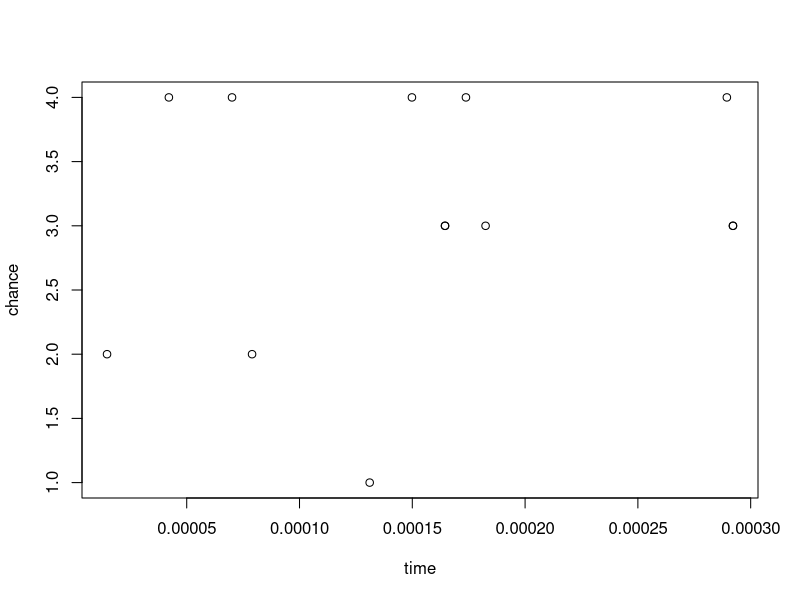

Write R code to recreate this figure.
rpi <- read.csv('possesion_event_d1_rpi.csv', fileEncoding="UTF-8-BOM")
rpia <- rpi$RPIA
rpib <- rpi$RPIB
rpiduration <- rpi$duration
oppo <- read.csv('possesion_event_d1_oppo.csv', fileEncoding="UTF-8-BOM")
oppoa <- oppo$OPPOA
oppob <- oppo$OPPOB
oppoduration <- oppo$duration
shot_for <- read.csv('possesion_event_d1_for.csv', fileEncoding="UTF-8-BOM")
forchance <- matrix(shot_for$Chance)
shot_for <- shot_for$Shot_for
shot_against <- read.csv('possesion_event_d1_against.csv', fileEncoding="UTF-8-BOM")
againstchance <- matrix(shot_against$Chance)
shot_against <- shot_against$Shot_against

formatrix <- matrix(nrow = 11, ncol = 2)
f <- 0
for (i in (1:length(shot_for)))
{
  for ( j in (1:length(rpia)))
  {
    if (rpia[j] < shot_for[i] && rpib[j] > shot_for[i])
    {
      f <- f + 1
      formatrix[f, 1] = rpiduration[j]
      if (forchance[i] == 'no')
      {
        formatrix[f, 2] = 1
      }
      if (forchance[i] == 'wide')
      {
        formatrix[f, 2] = 2
      }
      if (forchance[i] == 'yes')
      {
        formatrix[f, 2] = 3
      }
      if (forchance[i] == 'blocked')
      {
        formatrix[f, 2] = 4
      }
      if (forchance[i] == 'goal')
      {
        formatrix[f, 2] = 5
      }
    }
  }
}


againstmatrix <- matrix(nrow = 13, ncol = 2)
f <- 0
for (i in (1:length(shot_against)))
{
  for ( j in (1:length(oppoa)))
  {
    if (oppoa[j] < shot_against[i] && oppob[j] > shot_against[i])
    {
      f <- f + 1
      againstmatrix[f, 1] = oppoduration[j]
      if (againstchance[i] == 'no')
      {
        againstmatrix[f, 2] = 1
      }
      if (againstchance[i] == 'wide')
      {
        againstmatrix[f, 2] = 2
      }
      if (againstchance[i] == 'yes')
      {
        againstmatrix[f, 2] = 3
      }
      if (againstchance[i] == 'blocked')
      {
        againstmatrix[f, 2] = 4
      }
      if (againstchance[i] == 'goal')
      {
        againstmatrix[f, 2] = 5
      }
    }
  }
}

plot(againstmatrix[, 1], againstmatrix[, 2], xlab = 'time', ylab = 'chance')
